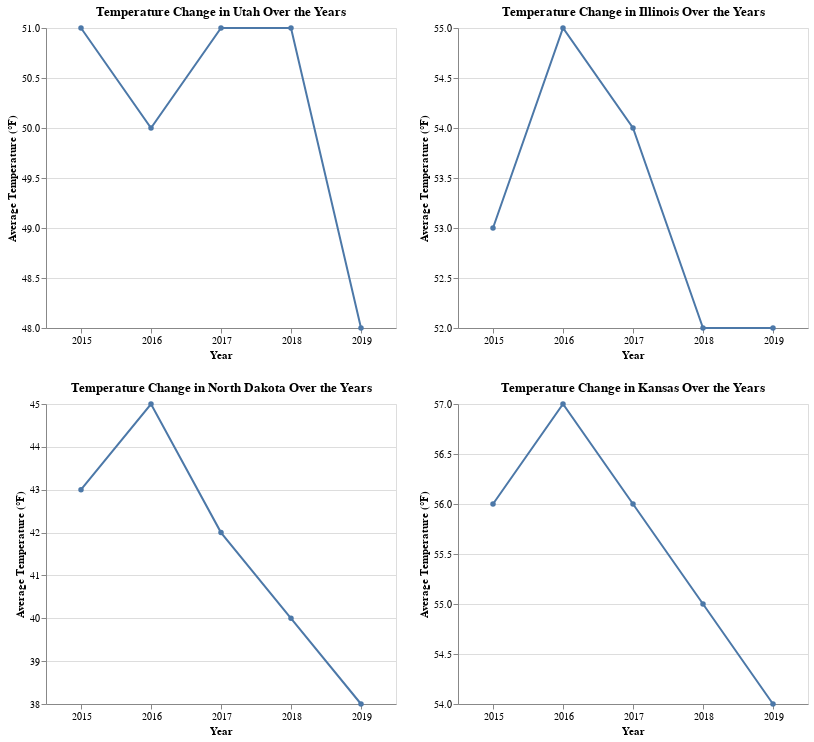

The code cell stored with this chart in its notebook:
### Markdown cell above
# Exploratory data analysis (EDA)

### Code cell
year_lost_path = "../tests/images/year_lost.png"
year_temperature_path = "../tests/images/year_temperature.png"
year_pesticide_path = "../tests/images/year_pesticide.png"
year_aqi_path = "../tests/images/year_aqi.png"
state_bee_loss_path = "../tests/images/state_bee_loss.png"
loss_disease_parasite_path = "../tests/images/loss_disease_parasite.png"
population_change_path =  "../tests/images/population_change.png"
temp_change_path = "../tests/images/temp_change.png"

connection = connect_to_db(3307, 'localhost')

year_percentage_lost(connection, year_lost_path)
year_temperature(connection, year_temperature_path)
year_pesticide(connection, year_pesticide_path)
year_AQI(connection, year_aqi_path)
top_ten_states_bee_loss(connection, state_bee_loss_path)

ten_states = top_ten_states(connection)

for state in ten_states:
    query_percentage_diseaselost = f"""
        SELECT Year, PercentLostByDisease
        FROM Bee
        WHERE State = '{state}'
        ORDER BY Year
    """
    years_lost, percentage_lost_by_disease = fetch_percentage_diseaselost(connection, query_percentage_diseaselost)

    query_parasite = f"""
        SELECT Year, PercentAffected
        FROM Parasite
        WHERE State = '{state}'
        ORDER BY Year
    """
    years_parasite, percentage_parasite = fetch_parasite(connection, query_parasite)

    query_colony_tracker = f"""
        SELECT Year, Colony, LostColony, AddColony
        FROM Bee
        WHERE State = '{state}'
        ORDER BY Year
    """
    colony_years, colony_values, lost_colonies, added_colonies = fetch_colony_tracker(connection, query_colony_tracker)

    query_pesticide_usage = f"""
        SELECT Year, LowEstimate, HighEstimate
        FROM Pesticide
        WHERE State = '{state}'
        ORDER BY Year
    """
    years, low_estimate, high_estimate = fetch_pesticide_usage(connection, query_pesticide_usage)

    query_aqi = f"""
        SELECT Year, Name, AverageAQI
        FROM GasConditions
        WHERE State = '{state}'
        ORDER BY Year
    """
    gas_data, aqi_data = fetch_aqi(connection, query_aqi)

    query_temperature = f"""
        SELECT m.Year, m.AverageTemperature
        FROM MonitorStation m
        JOIN Detect d ON m.CentroidLongitude = d.CentroidLongitude 
                        AND m.CentroidLatitude = d.CentroidLatitude
                        AND m.Year = d.StationYear
        WHERE d.BeeState = '{state}'
        ORDER BY m.Year
    """
    years, temperatures = fetch_temperature(connection, query_temperature)

    globals()[re.sub(r'[^a-zA-Z0-9]', '_', str(state)) + "_plot_1"] = plot_1_render(state, years_parasite, years_lost, percentage_parasite, percentage_lost_by_disease)
    globals()[re.sub(r'[^a-zA-Z0-9]', '_', str(state)) + "_plot_2"] = plot_2_render(state, colony_years, colony_values, lost_colonies, added_colonies)
    globals()[re.sub(r'[^a-zA-Z0-9]', '_', str(state)) + "_plot_3"] = plot_3_render(state, years, low_estimate, high_estimate)
    globals()[re.sub(r'[^a-zA-Z0-9]', '_', str(state)) + "_plot_4"] = plot_4_render(state, aqi_data)
    globals()[re.sub(r'[^a-zA-Z0-9]', '_', str(state)) + "_plot_5"] = plot_5_render(state, years, temperatures)

concat_plots(Illinois_plot_1, Massachusetts_plot_1, Kansas_plot_1, Georgia_plot_1, loss_disease_parasite_path)
concat_plots(Utah_plot_2, Massachusetts_plot_2, North_Dakota_plot_2, Georgia_plot_2, population_change_path)
concat_plots(Utah_plot_5, Illinois_plot_5, North_Dakota_plot_5, Kansas_plot_5, temp_change_path)

### Figure 1 — Vega-Lite specification as saved in the notebook (floating-point values rounded to 4 significant figures)
{"$schema": "https://vega.github.io/schema/vega-lite/v5.16.3.json", "config": {"view": {"continuousHeight": 300, "continuousWidth": 300}}, "datasets": {"data-024ca1ad96eca7c95e38e07172b60cb5": [{"temperatures": 51, "year": 2015}, {"temperatures": 50, "year": 2016}, {"temperatures": 51, "year": 2017}, {"temperatures": 51, "year": 2018}, {"temperatures": 48, "year": 2019}], "data-4d39c046f620841f639abe1ca8e2db43": [{"temperatures": 56, "year": 2015}, {"temperatures": 57, "year": 2016}, {"temperatures": 56, "year": 2017}, {"temperatures": 55, "year": 2018}, {"temperatures": 54, "year": 2019}], "data-b40269a88049d2a14befcdc936c71b1b": [{"temperatures": 53, "year": 2015}, {"temperatures": 55, "year": 2016}, {"temperatures": 54, "year": 2017}, {"temperatures": 52, "year": 2018}, {"temperatures": 52, "year": 2019}], "data-dd41e8d7264da822869dd2aec648da80": [{"temperatures": 43, "year": 2015}, {"temperatures": 45, "year": 2016}, {"temperatures": 42, "year": 2017}, {"temperatures": 40, "year": 2018}, {"temperatures": 38, "year": 2019}]}, "vconcat": [{"hconcat": [{"data": {"name": "data-024ca1ad96eca7c95e38e07172b60cb5"}, "encoding": {"tooltip": [{"field": "year", "title": "Year", "type": "quantitative"}, {"field": "temperatures", "format": ".2f", "title": "Average Temperature (°F)", "type": "quantitative"}], "x": {"axis": {"labelAngle": 0}, "field": "year", "title": "Year", "type": "ordinal"}, "y": {"field": "temperatures", "scale": {"zero": false}, "title": "Average Temperature (°F)", "type": "quantitative"}}, "mark": {"point": true, "type": "line"}, "title": "Temperature Change in Utah Over the Years", "width": 350}, {"data": {"name": "data-b40269a88049d2a14befcdc936c71b1b"}, "encoding": {"tooltip": [{"field": "year", "title": "Year", "type": "quantitative"}, {"field": "temperatures", "format": ".2f", "title": "Average Temperature (°F)", "type": "quantitative"}], "x": {"axis": {"labelAngle": 0}, "field": "year", "title": "Year", "type": "ordinal"}, "y": {"field": "temperatures", "scale": {"zero": false}, "title": "Average Temperature (°F)", "type": "quantitative"}}, "mark": {"point": true, "type": "line"}, "title": "Temperature Change in Illinois Over the Years", "width": 350}]}, {"hconcat": [{"data": {"name": "data-dd41e8d7264da822869dd2aec648da80"}, "encoding": {"tooltip": [{"field": "year", "title": "Year", "type": "quantitative"}, {"field": "temperatures", "format": ".2f", "title": "Average Temperature (°F)", "type": "quantitative"}], "x": {"axis": {"labelAngle": 0}, "field": "year", "title": "Year", "type": "ordinal"}, "y": {"field": "temperatures", "scale": {"zero": false}, "title": "Average Temperature (°F)", "type": "quantitative"}}, "mark": {"point": true, "type": "line"}, "title": "Temperature Change in North Dakota Over the Years", "width": 350}, {"data": {"name": "data-4d39c046f620841f639abe1ca8e2db43"}, "encoding": {"tooltip": [{"field": "year", "title": "Year", "type": "quantitative"}, {"field": "temperatures", "format": ".2f", "title": "Average Temperature (°F)", "type": "quantitative"}], "x": {"axis": {"labelAngle": 0}, "field": "year", "title": "Year", "type": "ordinal"}, "y": {"field": "temperatures", "scale": {"zero": false}, "title": "Average Temperature (°F)", "type": "quantitative"}}, "mark": {"point": true, "type": "line"}, "title": "Temperature Change in Kansas Over the Years", "width": 350}]}]}
